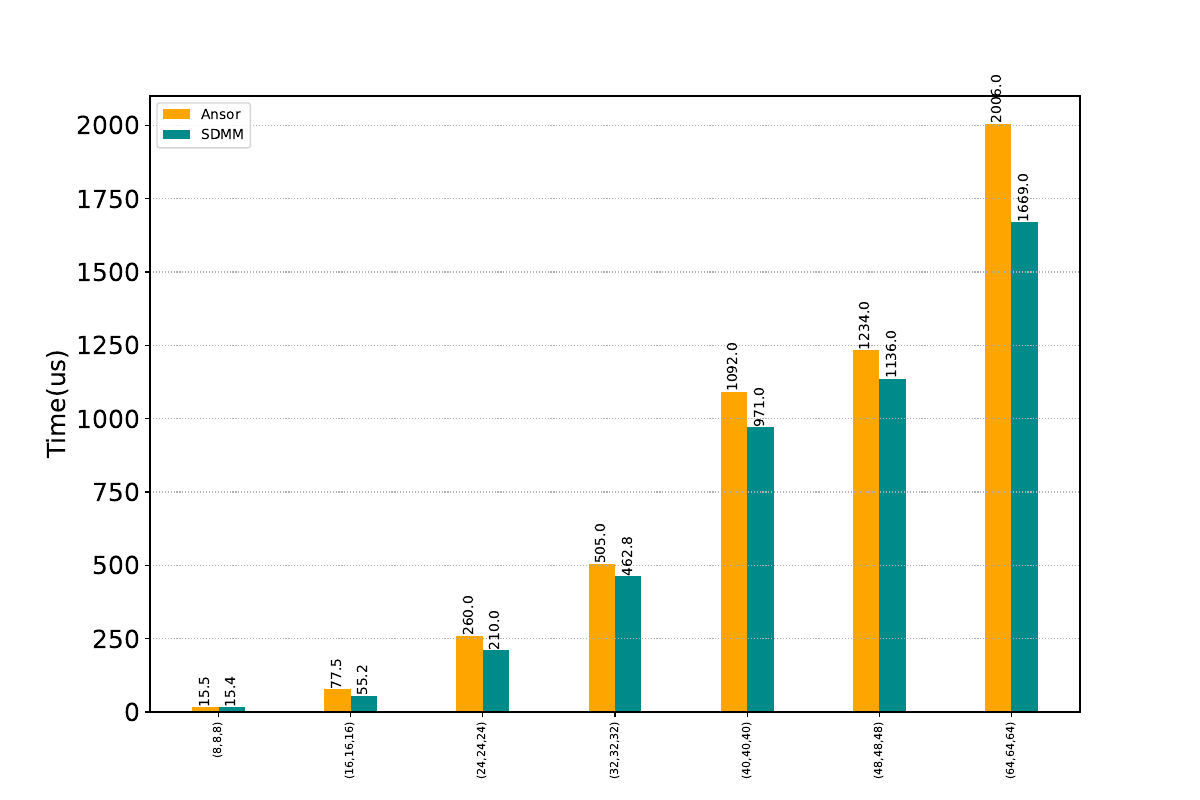

Python code for this plot:
# -*- coding:utf8 -*
# !/usr/bin/python
# -*- coding: utf-8 -*-
import numpy as np
import pandas as pd
import brewer2mpl
import matplotlib.pyplot as plt
#plt.rc('font',family='Times New Roman')

#plt.rcParams['font.sans-serif'] = ['Times New Roman'] # 设置字体，不然中文无法显示
plt.rcParams['figure.figsize'] = (12.0, 8.0) # 设置figure_size尺寸
#plt.rcParams['figure.figsize'] = (4.0, 4.0) # 设置figure_size尺寸


#figsize(12.5, 4) # 设置 figsize
plt.rcParams['savefig.dpi'] = 500 #保存图片分辨率
plt.rcParams['figure.dpi'] = 500  #分辨率
# 默认的像素：[6.0,4.0]，分辨率为100，图片尺寸为 600&400
# 指定dpi=200，图片尺寸为 1200*800
# 指定dpi=300，图片尺寸为 1800*1200
print(plt.style.available)
plt.style.use('fast')
#plt.rcParams['image.interpolation'] = 'nearest' # 设置 interpolation style
#plt.rcParams['image.cmap'] = 'gray' # 设置 颜色 style
# 参照下方配色方案，第三参数为颜色数量，这个例子的范围是3-12，每种配色方案参数范围不相同
#bmap = brewer2mpl.get_map('Set3', 'qualitative', 10)
#colors = bmap.mpl_colors
plt.figure()
#plt.rcParams['font.sans-serif'] = ['Times New Roman']
#plt.rc('font', family='Times New Roman')
plt.rc('font', family='Times New Roman')
# 或者直接修改配色方案
#plt.rcParams['axes.color_cycle'] = colors
font_size = 18
def geomean(ls):
    n = len(ls)
    r = 1
    for i in range(n):
       r *= ls[i]
    return pow(r,1/n)

def al_mean(ls):
    return np.average(ls)

def Optimization_time_nor():
    from matplotlib import ticker
    # CONV = [0.4323,2.6223,0.2667,0.1940,0.1562,5.9893,0.3998,3.6136,1.9029,0.2530,0.4988,0.5417,0.0783,0.2424,0.2797,0.1857]
    # CONVOpt = [0.4312,2.6091,0.2649,0.2055,0.1542,5.9494,0.4627,3.7934,1.9969,0.2287,0.5379,0.5318,0.0737,0.2339,0.2656,0.1694]
    # Im2colCR = [0.8062,2.8291,0.6554,0.1638,0.1307,5.9892,0.2764,4.5594,2.2215,0.2290,0.7154,0.6816,0.0793,0.1256,0.1437,0.2626]
    # Im2colCD = [0.6808,2.5492,0.5817,0.1512,0.1074,5.8895,0.2553,4.3194,2.2165,0.5147,0.6418,0.6510,0.0780,0.1216,0.1392,0.2149]
    Ansor = [15.5,77.5,260,505,1092, 1234, 2006]
    SDMM = [15.4,55.2,210,462.8, 971,1136, 1669]
    # res = []
    # for i in range(len(AutoTVM)):
    #     res.append(AutoTVM[i]/AutoMCL[i])
    # print(res)

    # print("几何平均:",geomean(res))
    # print("算数平均:",al_mean(res))
    # res.append(geomean(res))



    fig, ax = plt.subplots()

    # plt.figure('Bar Chart', facecolor='lightgray')
    #plt.title('inception_v3', fontsize=18)
    #plt.xlabel('Schedule', fontsize=18)
    plt.ylabel('Time(us)', fontsize=18)
    #ax.yaxis.set_major_formatter(ticker.PercentFormatter(xmax=1, decimals=1))
    plt.tick_params(labelsize=18)
    plt.grid(linestyle=':', axis='y')
    x = np.arange(len(Ansor))
    print(x)
    base = [1,1,1,1,1,1,1]
    a = plt.bar(x-0.1, Ansor, 0.2, color='orange', label='Ansor', align='center')
    b = plt.bar(x+0.1, SDMM, 0.2, color='darkcyan', label='SDMM', align='center')
    #b = plt.bar(x + 0.2, Nor_CONVCD, 0.2, color='tomato', label='Im2colDNMM332', align='center')
    # 设置标签
    
    for i in a + b:
        h = i.get_height()
        plt.text(i.get_x() + i.get_width() / 2, h, '%2.1f'% (h), ha='center', va='bottom', size='10',rotation=90)
    
    #plt.axhline(1.0, color='red',lw=1,linestyle='--')
    plt.xticks(x, ['(8,8,8)','(16,16,16)','(24,24,24)','(32,32,32)','(40,40,40)','(48,48,48)','(64,64,64)'],size=8,rotation=90)
    plt.ylim(0.0, 2100)
    plt.legend(loc='upper left', fontsize=10)
    plt.savefig('SDMM.pdf',format='pdf', dpi=1000)
    #plt.show()

if __name__ == '__main__':
    Optimization_time_nor()
